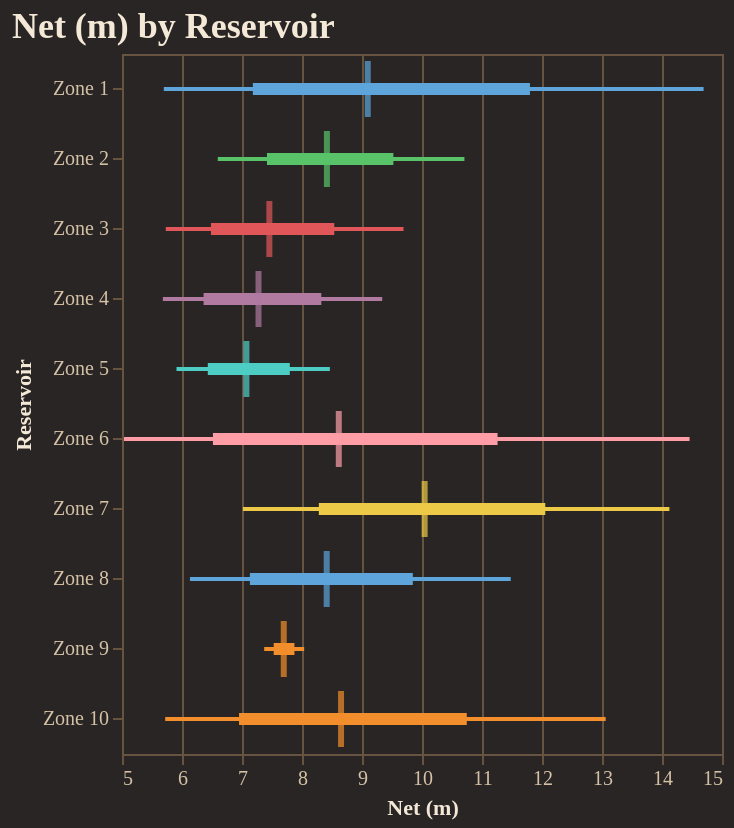

This figure's notebook cell:
### Code cell
fig = reporter.plotter.forest_plot(
    "Net (m)", 
    backend=PLOTTING_BACKEND
)
fig.show()

### Figure 1 — Vega-Lite specification as saved in the notebook (floating-point values rounded to 4 significant figures)
{"config": {"background": "#292524", "view": {"fill": "#292524", "stroke": "#665340"}, "title": {"color": "#f4e9d7", "font": "Merriweather", "fontSize": 18, "fontWeight": 600, "subtitleColor": "#d5c2a6", "anchor": "start"}, "axis": {"domainColor": "#665340", "gridColor": "#665340", "tickColor": "#665340", "labelColor": "#d5c2a6", "titleColor": "#f4e9d7", "labelFont": "Merriweather", "titleFont": "Merriweather"}, "legend": {"titleColor": "#f4e9d7", "labelColor": "#d5c2a6", "labelFont": "Merriweather", "titleFont": "Merriweather", "orient": "top-right", "symbolType": "circle"}, "header": {"labelColor": "#d5c2a6", "titleColor": "#f4e9d7", "labelFont": "Merriweather", "titleFont": "Merriweather"}, "mark": {"color": "#c78d3b"}, "line": {"color": "#c78d3b"}, "bar": {"color": "#c78d3b"}, "point": {"color": "#ddb06d"}, "area": {"color": "#c78d3b", "opacity": 0.35}, "text": {"color": "#f4e9d7", "font": "Merriweather"}, "range": {"category": ["#5DA5DA", "#F28E2B", "#59C36A", "#E15759", "#B07AA1", "#4ECDC4", "#FF9DA7", "#EDC948"]}}, "layer": [{"mark": {"type": "rule", "strokeWidth": 2}, "encoding": {"color": {"field": "group", "legend": null, "type": "nominal"}, "x": {"field": "p10", "scale": {"zero": false}, "title": "Net (m)", "type": "quantitative"}, "x2": {"field": "p90"}, "y": {"field": "group", "sort": ["Zone 1", "Zone 2", "Zone 3", "Zone 4", "Zone 5", "Zone 6", "Zone 7", "Zone 8", "Zone 9", "Zone 10"], "title": "Reservoir", "type": "nominal"}}}, {"mark": {"type": "rule", "strokeWidth": 6}, "encoding": {"color": {"field": "group", "legend": null, "type": "nominal"}, "x": {"field": "p25", "scale": {"zero": false}, "title": "Net (m)", "type": "quantitative"}, "x2": {"field": "p75"}, "y": {"field": "group", "sort": ["Zone 1", "Zone 2", "Zone 3", "Zone 4", "Zone 5", "Zone 6", "Zone 7", "Zone 8", "Zone 9", "Zone 10"], "title": "Reservoir", "type": "nominal"}}}, {"mark": {"type": "tick", "color": "black", "size": 28, "thickness": 3}, "encoding": {"color": {"field": "group", "legend": null, "type": "nominal"}, "tooltip": [{"field": "group", "title": "Group", "type": "nominal"}, {"field": "p10", "title": "P10", "type": "quantitative"}, {"field": "p25", "title": "P25", "type": "quantitative"}, {"field": "median", "title": "Median", "type": "quantitative"}, {"field": "p75", "title": "P75", "type": "quantitative"}, {"field": "p90", "title": "P90", "type": "quantitative"}], "x": {"field": "median", "scale": {"zero": false}, "title": "Net (m)", "type": "quantitative"}, "y": {"field": "group", "sort": ["Zone 1", "Zone 2", "Zone 3", "Zone 4", "Zone 5", "Zone 6", "Zone 7", "Zone 8", "Zone 9", "Zone 10"], "title": "Reservoir", "type": "nominal"}}}], "data": {"name": "data-7b38c0b1bd7e7f40a1255ab46a4ced29"}, "height": 350, "title": "Net (m) by Reservoir", "width": "container", "$schema": "https://vega.github.io/schema/vega-lite/v5.20.1.json", "datasets": {"data-7b38c0b1bd7e7f40a1255ab46a4ced29": [{"group": "Zone 1", "p10": 5.697, "p25": 7.181, "median": 9.096, "p75": 11.8, "p90": 14.69}, {"group": "Zone 2", "p10": 6.596, "p25": 7.415, "median": 8.415, "p75": 9.523, "p90": 10.71}, {"group": "Zone 3", "p10": 5.73, "p25": 6.482, "median": 7.456, "p75": 8.538, "p90": 9.692}, {"group": "Zone 4", "p10": 5.681, "p25": 6.36, "median": 7.275, "p75": 8.322, "p90": 9.337}, {"group": "Zone 5", "p10": 5.908, "p25": 6.43, "median": 7.073, "p75": 7.797, "p90": 8.464}, {"group": "Zone 6", "p10": 5.033, "p25": 6.516, "median": 8.613, "p75": 11.26, "p90": 14.46}, {"group": "Zone 7", "p10": 7.016, "p25": 8.281, "median": 10.04, "p75": 12.05, "p90": 14.12}, {"group": "Zone 8", "p10": 6.133, "p25": 7.132, "median": 8.411, "p75": 9.847, "p90": 11.48}, {"group": "Zone 9", "p10": 7.37, "p25": 7.528, "median": 7.696, "p75": 7.874, "p90": 8.036}, {"group": "Zone 10", "p10": 5.72, "p25": 6.951, "median": 8.651, "p75": 10.75, "p90": 13.06}]}}
